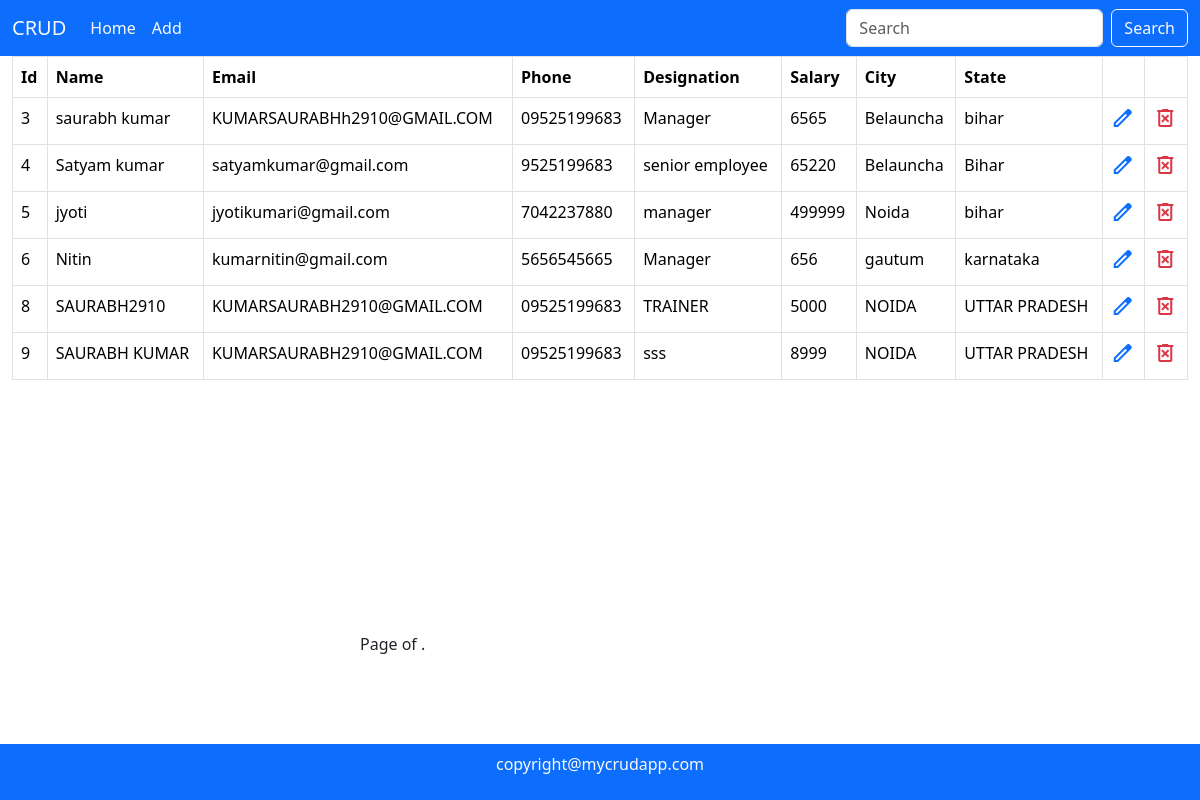
The page / on the database its author committed.
### mainApp/models.py (models this page shows, shortened)
class Employee(models.Model):
    id=models.AutoField(primary_key=True)
    name=models.CharField(max_length=50)
    email=models.EmailField(max_length=50)
    phone=models.CharField(max_length=11)
    dsg=models.CharField(max_length=50)
    salary=models.IntegerField()
    city=models.CharField(max_length=50, null=True,blank=True,default="")
    state = models.CharField(max_length=50,null=False, blank=True,default="")

### mainApp/views.py (the view)
# urls.py: path('',views.homePage),
def homePage(Request):
    data = Employee.objects.all()
    return render(Request, "index.html", {'data':data})

### classBasedViewExample/mainApp/templates/index.html (shortened to what this page needs)
{% load static %}
<!DOCTYPE html>
<html lang="en">
<head>
     <link rel="stylesheet" href="{% static 'style.css' %}">
     <link href="https://cdn.jsdelivr.net/npm/bootstrap@5.3.1/dist/css/bootstrap.min.css" rel="stylesheet"
>
</head>
<body>
     <nav class="navbar navbar-expand-lg bg-primary">
          <div class="container-fluid">
               <a class="navbar-brand text-light" href="{% url 'home' %}">CRUD</a>
               <div class="collapse navbar-collapse" id="navbarSupportedContent">
                    <ul class="navbar-nav me-auto mb-2 mb-lg-0">
                         <li class="nav-item">
                              <a class="nav-link text-light active" aria-current="page" href="{% url 'home' %}">Home</a>
                         </li>
                         <li class="nav-item">
                              <a class="nav-link text-light" href="{% url 'add' %}">Add</a>
                         </li>
                    </ul>
                    <form class="d-flex" role="search" action="{% url 'search' %}" method="post">
                         <input class="form-control me-2" type="search" name="search" placeholder="Search" aria-label="Search">
                         <button class="btn btn-outline-light" type="submit">Search</button>
                    </form>
               </div>
          </div>
     </nav>
     {% block body %}
     <div class="container-fluid mid-section">
          <div class="table-responsive">
               <table class="table table-bordered">
                    <tr>
                         <th>Id</th>
                         <th>Name</th>
                         <th>Email</th>
                         <th>Phone</th>
                         <th>Designation</th>
                         <th>Salary</th>
                         <th>City</th>
                         <th>State</th>
                         <th></th>
                         <th></th>
                    </tr>
                    {% for item in data %}
                    <tr>
                         <td>{{item.id}}</td>
                         <td>{{item.name}}</td>
                         <td>{{item.email}}</td>
                         <td>{{item.phone}}</td>
                         <td>{{item.dsg}}</td>
                         <td>{{item.salary}}</td>
                         <td>{{item.city}}</td>
                         <td>{{item.state}}</td>
                         <td><a href="{% url 'update' item.id %}"><span class="material-symbols-outlined">edit</span></a></td>
                         <td><a href="{% url 'delete' item.id %}"><span class="material-symbols-outlined text-danger">delete_forever</span></a></td>
                    </tr>
                    {% endfor %}
               </table>
          </div>
          <div class="pagination my-pagination">
               <span class="step-links">
                   <span class="current">
                       Page {{ data.number }} of {{ data.paginator.num_pages }}.
                   </span>
               </span>
           </div>
     </div>
     {% endblock %}
     <footer class="bg-primary text-center text-light p-2 fixed-bottom">
          <p>copyright@mycrudapp.com</p>
     </footer>
</body>
</html>

### classBasedViewExample/mainApp/static/style.css (style rules this page uses)
.mid-section { height: 600px; position: relative; overflow: auto; }
.my-pagination { position: absolute; bottom: 0; left: 30%; }

### rows shown on the page
Employee: id "3", name "saurabh kumar", email "KUMARSAURABHh2910@GMAIL.COM", phone "09525199683", dsg "Manager", salary "6565", city "Belauncha", state "bihar"
Employee: id "4", name "Satyam kumar", email "satyamkumar@gmail.com", phone "9525199683", dsg "senior employee", salary "65220", city "Belauncha", state "Bihar"
Employee: id "5", name "jyoti", email "jyotikumari@gmail.com", phone "7042237880", dsg "manager", salary "499999", city "Noida", state "bihar"
Employee: id "6", name "Nitin", email "kumarnitin@gmail.com", phone "5656545665", dsg "Manager", salary "656", city "gautum", state "karnataka"
Employee: id "8", name "SAURABH2910", email "KUMARSAURABH2910@GMAIL.COM", phone "09525199683", dsg "TRAINER", salary "5000", city "NOIDA", state "UTTAR PRADESH"
Employee: id "9", name "SAURABH KUMAR", email "KUMARSAURABH2910@GMAIL.COM", phone "09525199683", dsg "sss", salary "8999", city "NOIDA", state "UTTAR PRADESH"
